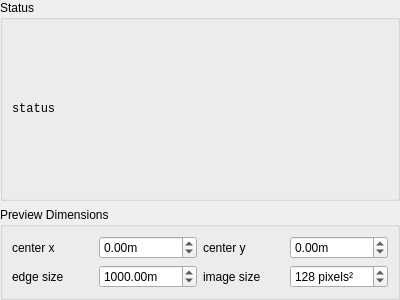
<?xml version="1.0" encoding="UTF-8"?>
<ui version="4.0">
 <class>QuatschPreview</class>
 <widget class="QWidget" name="QuatschPreview">
  <property name="geometry">
   <rect>
    <x>0</x>
    <y>0</y>
    <width>400</width>
    <height>300</height>
   </rect>
  </property>
  <property name="windowTitle">
   <string>Form</string>
  </property>
  <layout class="QVBoxLayout" name="verticalLayout" stretch="1,0">
   <property name="margin">
    <number>0</number>
   </property>
   <item>
    <widget class="QGroupBox" name="groupBox_2">
     <property name="title">
      <string>Status</string>
     </property>
     <layout class="QHBoxLayout" name="horizontalLayout">
      <item>
       <widget class="QLabel" name="status">
        <property name="font">
         <font>
          <family>Monospace</family>
         </font>
        </property>
        <property name="text">
         <string>status</string>
        </property>
       </widget>
      </item>
     </layout>
    </widget>
   </item>
   <item>
    <widget class="QGroupBox" name="groupBox">
     <property name="title">
      <string>Preview Dimensions</string>
     </property>
     <layout class="QGridLayout" name="gridLayout_2">
      <item row="0" column="0">
       <widget class="QLabel" name="label">
        <property name="text">
         <string>center x</string>
        </property>
       </widget>
      </item>
      <item row="0" column="1">
       <widget class="QDoubleSpinBox" name="centerX">
        <property name="suffix">
         <string>m</string>
        </property>
        <property name="minimum">
         <double>-429496796.000000000000000</double>
        </property>
        <property name="maximum">
         <double>429496796.000000000000000</double>
        </property>
        <property name="value">
         <double>0.000000000000000</double>
        </property>
       </widget>
      </item>
      <item row="0" column="2">
       <widget class="QLabel" name="label_2">
        <property name="text">
         <string>center y</string>
        </property>
       </widget>
      </item>
      <item row="0" column="3">
       <widget class="QDoubleSpinBox" name="centerY">
        <property name="suffix">
         <string>m</string>
        </property>
        <property name="minimum">
         <double>-429496796.000000000000000</double>
        </property>
        <property name="maximum">
         <double>429496796.000000000000000</double>
        </property>
        <property name="value">
         <double>0.000000000000000</double>
        </property>
       </widget>
      </item>
      <item row="1" column="0">
       <widget class="QLabel" name="label_3">
        <property name="text">
         <string>edge size</string>
        </property>
       </widget>
      </item>
      <item row="1" column="1">
       <widget class="QDoubleSpinBox" name="edgeSize">
        <property name="suffix">
         <string>m</string>
        </property>
        <property name="minimum">
         <double>-429496796.000000000000000</double>
        </property>
        <property name="maximum">
         <double>429496796.000000000000000</double>
        </property>
        <property name="value">
         <double>1000.000000000000000</double>
        </property>
       </widget>
      </item>
      <item row="1" column="2">
       <widget class="QLabel" name="label_4">
        <property name="text">
         <string>image size</string>
        </property>
       </widget>
      </item>
      <item row="1" column="3">
       <widget class="QSpinBox" name="imageSize">
        <property name="suffix">
         <string> pixels²</string>
        </property>
        <property name="minimum">
         <number>64</number>
        </property>
        <property name="maximum">
         <number>4096</number>
        </property>
        <property name="singleStep">
         <number>32</number>
        </property>
        <property name="value">
         <number>128</number>
        </property>
       </widget>
      </item>
     </layout>
    </widget>
   </item>
  </layout>
 </widget>
 <resources/>
 <connections/>
</ui>
